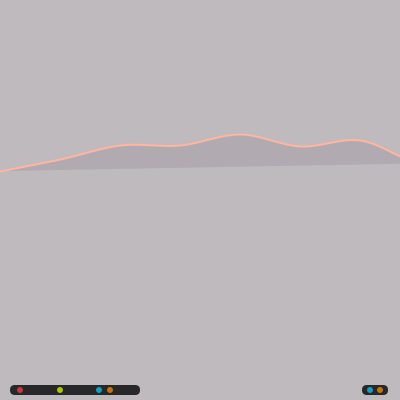
Frame 1 (no input)
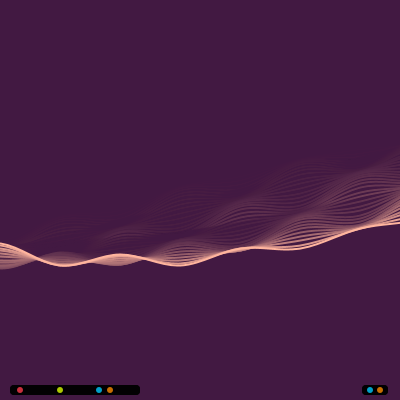
Frame 60 (the mouse pressed at the canvas centre just before this capture)
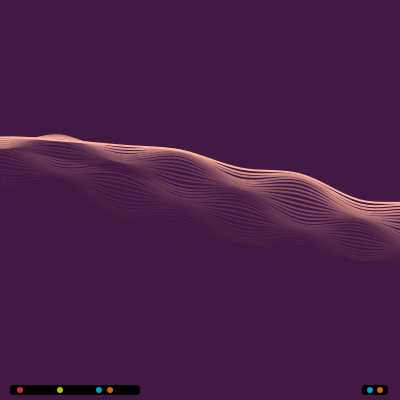
Frame 120 (the mouse held since frame 60 and released just before this capture)

The Processing sketch that drew these frames (run headless with seeded random() and noise(); from frame 60 on, the mouse is pressed at the canvas centre):

// Processing sketch: processing_132643
// ── processing_132643.pde

Line line;
Control[] controls = new Control[6];

color c1, c2, c3, c4;//colors used by controls

void setup() {
  size(400, 400);
  frameRate(30);

  c1 = color(255, 60, 77, 190);
  c2 = color(217, 255, 0, 190);
  c3 = color(0, 204, 255, 190);
  c4 = color(255, 140, 0, 190); 

  line = new Line(); 

  controls[0] = new Control(20, 30, c1);
  controls[1] = new Control(60, 60, c2);  
  controls[2] = new Control(99, 90, c3);
  controls[3] = new Control(110, 120, c4);
  controls[4] = new Control(370, 370, c3);
  controls[5] = new Control(380, 380, c4);
}

boolean paused = false;
int select = -1;//tracks which controller is selected  -1 is none
int skin = 1;//which color scheme is selected

void draw() {
  backGround();
  line.display();
  foreGround();
}

//*******************************************************************************
//  LINE CLASS
//*******************************************************************************

class Line {
  float amp1;//amplitude of first sine wave
  float amp2;//amplitude of second sine wave - the two are later summed into one signal
  float freq1;//frequency of first sine wave
  float freq2;//frequency of second sine wave

  Line() {
  }

  void display() {
    freq1 = map(controls[0].x, controls[0].sx - 11, controls[0].sx + 11, 1, 28);
    freq2 = map(controls[2].x, controls[2].sx - 11, controls[2].sx + 11, 1, 16);
    amp1 = map(controls[1].x, controls[1].sx - 11, controls[1].sx + 11, 2, 120);
    amp2 = map(controls[3].x, controls[3].sx - 11, controls[3].sx + 11, 02, 120);
    float f = frameCount/50.0;
    strokeWeight(2);
    beginShape();
    for (int j = 0; j < 10; j++) {
      float f1 = sin(f * freq1 + ((j + 1) * 50)) * amp1;
      float f2 = sin(f * freq2 + ((j + 1) * 50) * freq2) * amp2;
      float y = height/2 + f1 + f2;
      curveVertex(j*60 - 60, y);
    }
    endShape();
  }
}


//*******************************************************************************
//  CONTROL CLASS
//*******************************************************************************
class Control {
  float x;
  float sx;//static x used to constrain control movement
  color c;

  Control(float _x, float _sx, color _c) {
    x = _x;
    sx = _sx;
    c = _c;
  }
}


//*******************************************************************************
//  MOUSE FUNCTIONS
//*******************************************************************************

void mouseMoved() {
  select = -1;
  for (int i = 0; i < controls.length; i++) {
    if (dist(mouseX, mouseY, controls[i].x, 390) < 6) {
      select = i;
    }
  }
};

void mouseDragged() {
  if (select != -1) {
    if (select < 4) {
      controls[select].x=constrain(mouseX, controls[select].sx-11, controls[select].sx+11);
    }
  }
};

void mouseClicked() {
  if (dist(mouseX, mouseY, controls[5].x, 390) < 6) {
    if (!paused) { 
      noLoop(); 
      paused = true;
    }
    else { 
      loop(); 
      paused = false;
    }
  }
  if (dist(mouseX, mouseY, controls[4].x, 390) < 6) {
    skin += 1;
    if (skin > 3) {
      skin = 0;
    }
  }
};


//*******************************************************************************
//  BACKGROUND / FOREGROUND
//*******************************************************************************

void backGround() {
  if (skin == 0) {    
    fill(255, 213, 0, 25);   
    noStroke();
    rect(0, 0, width, height); 
    stroke(255, 60, 0);
  }
  if (skin == 1) {    
    fill(60, 22, 65, 25);    
    noStroke();
    rect(0, 0, width, height);       
    stroke(255, 181, 158);
  }    
  if (skin == 2) {    
    fill(102, 102, 255, 25); 
    noStroke();
    rect(0, 0, width, height);     
    stroke(67, 2, 3);
  }
  if (skin == 3) {    
    fill(95, 232, 230, 25);
    noStroke();
    rect(0, 0, width, height);
    stroke(49, 97, 21);
  }
}

void foreGround() {
  noStroke();
  fill(0, 0, 0, 200);
  rect(controls[0].sx - 20, 385, 130, 10, 100);
  rect(362, 385, 26, 10, 100);
  for (int i = 0; i < controls.length; i++) {
    fill(controls[i].c);
    ellipse(controls[i].x, 390, 6, 6);
  }
}
